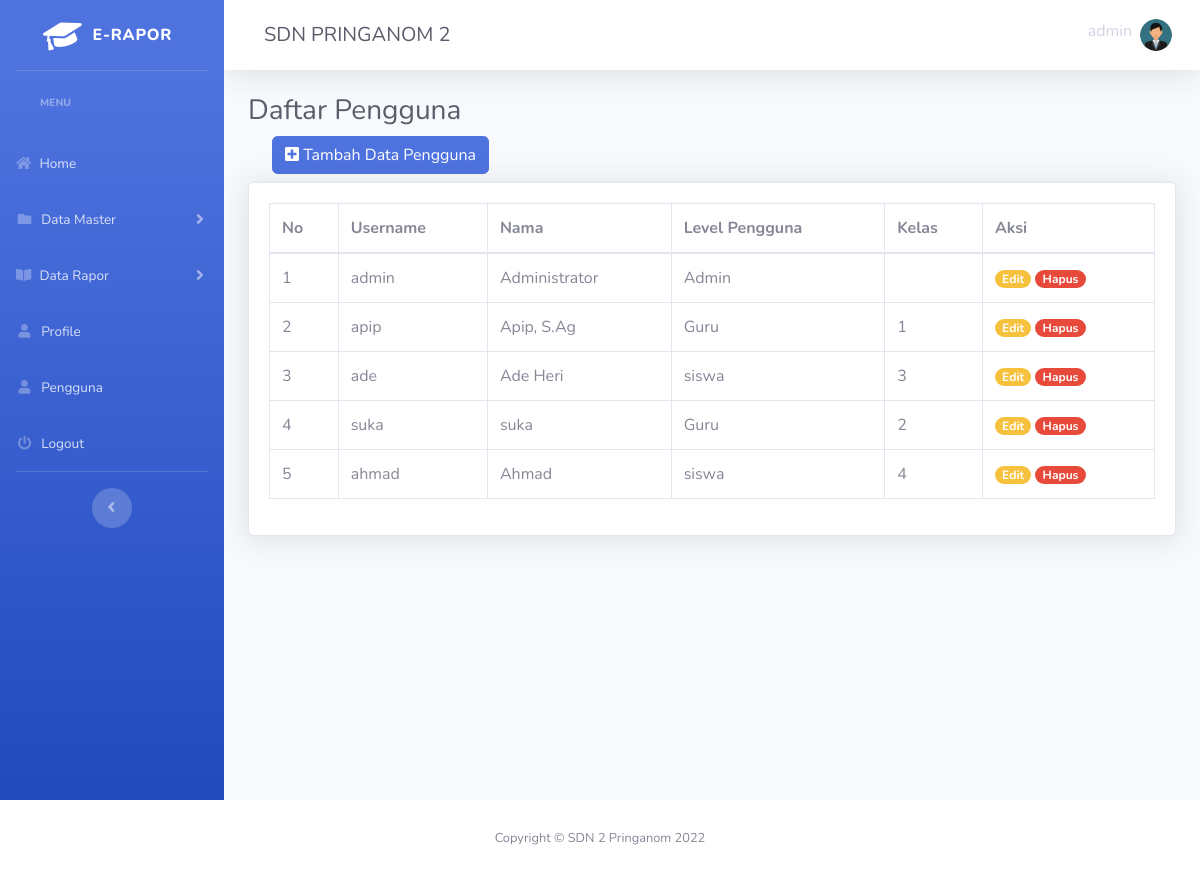
Screenshot of /admin/pages/user/index.php (signed in) with the database file from the repository.
### tables this page shows
CREATE TABLE `users` (
  `id_user` int(11) NOT NULL,
  `username` varchar(45) NOT NULL,
  `password` varchar(50) NOT NULL,
  `level` int(11) NOT NULL,
  `nama` varchar(50) NOT NULL,
  `foto` varchar(50) NOT NULL,
  `kelas` varchar(3) NOT NULL,
  `id` int(11) NOT NULL
);

### admin/pages/user/index.php (the view, shortened to what this page needs)
<?php
include_once('../template/header.php');
$user = mysqli_query($koneksi, "SELECT * FROM users");
?>
<div class="container-fluid">
    <h1 class="h3 mb-2 text-gray-800">Daftar Pengguna</h1>
    <a href="tambah.php" class="btn btn-primary ml-4 mb-2">
        <ii class="fa fa-plus-square"></ii><span></span> Tambah Data Pengguna
    </a>
    <div class="card shadow mb-4">
        <div class="card-body">
            <div class="table-responsive">
                <table class="table table-bordered" id="dataTable" width="100%" cellspacing="0">
                    <thead>
                        <tr>
                            <th>No</th>
                            <th>Username</th>
                            <th>Nama</th>
                            <th>Level Pengguna</th>
                            <th>Kelas</th>
                            <th>Aksi</th>
                        </tr>
                    </thead>
                    <tbody>
                        <?php $i = 1; ?>
                        <?php
                        while ($tampil = mysqli_fetch_assoc($user)) :
                        ?>
                            <tr>
                                <td><?= $i++; ?></td>
                                <td><?= $tampil["username"]; ?></td>
                                <td><?= $tampil["nama"]; ?></td>
                                <td>
                                    <?php
                                    if ($tampil["level"] == 1) {
                                        echo 'Admin';
                                    } elseif ($tampil["level"] == 2) {
                                        echo 'Guru';
                                    } else {
                                        echo 'siswa';
                                    }
                                    ?>
                                </td>
                                <td><?= $tampil["kelas"]; ?></td>
                                <td>
                                    <a href="ubah.php?id=<?= $tampil["id_user"]; ?>" class="badge badge-warning badge-pill">Edit</a>
                                    <a href="hapus.php?id=<?= $tampil["id_user"]; ?>" class="badge badge-danger badge-pill" onclick="return confirm('Apakah anda yakin ingin menghapus?');">Hapus</a>
                                </td>
                            </tr>
                        <?php endwhile; ?>
                    </tbody>
                </table>
            </div>
        </div>
    </div>
</div>
</div>
</div>
</div>
<?php include '../template/footer.php' ?>

### admin/pages/template/header.php (shortened to what this page needs)
<?php
$koneksi = mysqli_connect('localhost', 'root', '', 'raport_sd');
?>
<!DOCTYPE html>
<html lang="en">
<head>
    <link href="../../../asset/vendor/fontawesome-free/css/all.min.css" rel="stylesheet" type="text/css">
    <link href="../../../asset/css/bootstrap.css" rel="stylesheet">
</head>
<body id="page-top">
    <div id="wrapper">
        <ul class="navbar-nav bg-gradient-primary sidebar sidebar-dark accordion " id="accordionSidebar">
            <a class="sidebar-brand d-flex align-items-center justify-content-center" href="#">
                <div class="sidebar-brand-icon rotate-n-15">
                    <i class="fas fa-graduation-cap"></i>
                </div>
                <div class="sidebar-brand-text mx-2">E-Rapor</div>
            </a>
            <hr class="sidebar-divider my-0">
            <div class="sidebar-heading m-4">
                Menu
            </div>
            <li class="nav-item">
                <a class="nav-link collapsed" href="../informasi/index.php" aria-expanded="true" aria-controls="collapsePages">
                    <i class="fas fa fa-home"></i>
                    <span>Home</span></a>
            </li>
            <li class="nav-item">
                <a class="nav-link collapsed" href="#" data-toggle="collapse" data-target="#collapsePages" aria-expanded="true" aria-controls="collapsePages">
                    <i class="fas fa-fw fa-folder"></i>
                    <span> Data Master</span>
                </a>
            </li>
               <li class="nav-item">
                <a class="nav-link collapsed" href="#" data-toggle="collapse" data-target="#collapsePage" aria-expanded="true" aria-controls="collapsePage">
                    <i class="fas fa-book-open"></i>
                    <span> Data Rapor</span></a>
            </li>
            <li class="nav-item">
                <a class="nav-link" href="../profil_user/">
                    <i class="fas fa-fw fa-user"></i>
                    <span>Profile</span></a>
            </li>
            <li class="nav-item">
                <a class="nav-link" href="../../pages/user/">
                    <i class="fas fa-fw fa-user"></i>
                    <span>Pengguna</span></a>
            </li>
            <li class="nav-item">
                <a class="nav-link" href="#" data-toggle="modal" data-target="#logoutModal">
                    <i class="fas fa-fw fa-power-off"></i>
                    <span>Logout</span></a>
            </li>
            <hr class="sidebar-divider d-none d-md-block">
            <div class="text-center d-none d-md-inline">
                <button class="rounded-circle border-0" id="sidebarToggle"></button>
            </div>
        </ul>
        <div id="content-wrapper" class="d-flex flex-column">
            <div id="content">
                <nav class="navbar navbar-expand navbar-light bg-white topbar mb-4 static-top shadow">
                    <h4 class="h5 m-4 text-gray-800"> SDN PRINGANOM 2</h4>
                    <ul class="navbar-nav ml-auto">
                        <li class="nav-item dropdown no-arrow">
                            <a class="nav-link dropdown-toggle" href="#" id="userDropdown" role="button" data-toggle="dropdown" aria-haspopup="true" aria-expanded="false">
                                <p class="mr-2 mt-2 d-none d-lg-inline text-600 "><?= $_SESSION['username'] ?></p>
                                <?php
                                $id = $_SESSION['id'];
                                $saya = mysqli_query($koneksi, "SELECT * FROM users WHERE id_user= '$id'");
                                while ($sy  = mysqli_fetch_assoc($saya)) {
                                ?>
                                    <?php
                                    if ($sy['foto'] == "") {
                                    ?>
                                        <img class="img-profile rounded-circle" src="../../../asset/img/sistem/user.png" width="15px">
                                    <?php
                                    } else {
                                    ?>
                                        <img class="img-profile rounded-circle" src="../../../asset/img/profil/<?= $sy['foto']; ?> " width="15px">
                                    <?php
                                    }
                                    ?>
                            </a>
                        <?php } ?>
                        </li>
                    </ul>
                </nav>

### rows the page displays
users: username "admin", nama "Administrator", level "Admin"
users: username "apip", nama "Apip, S.Ag", level "Guru", kelas "1"
users: username "ade", nama "Ade Heri", level "siswa", kelas "3"
users: username "suka", nama "suka", level "Guru", kelas "2"
users: username "ahmad", nama "Ahmad", level "siswa", kelas "4"

### other values shown
$_SESSION['username'] "admin"
